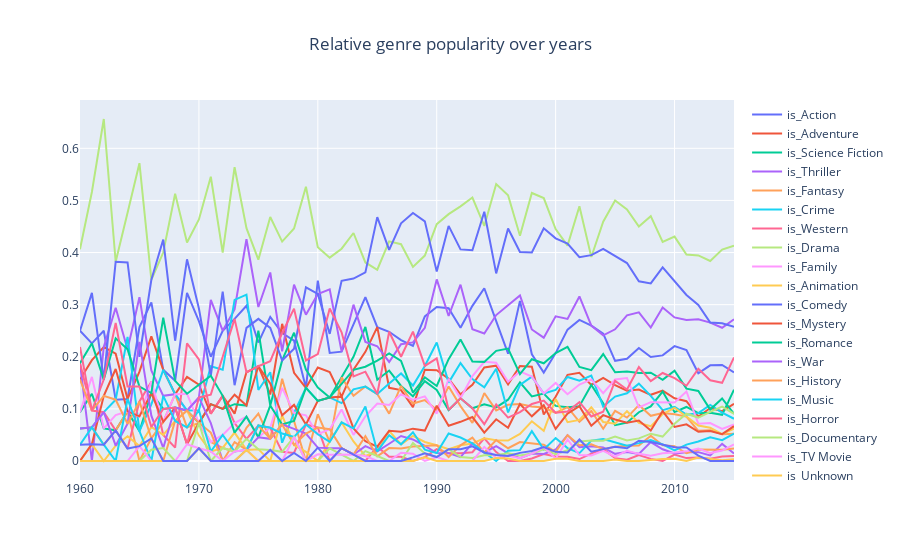

Write notebook code for a chart like this one.
### Code cell
rel_genres_by_year = genres_fun(relative=True)
plot_genres(rel_genres_by_year,title="Relative genre popularity over years")
